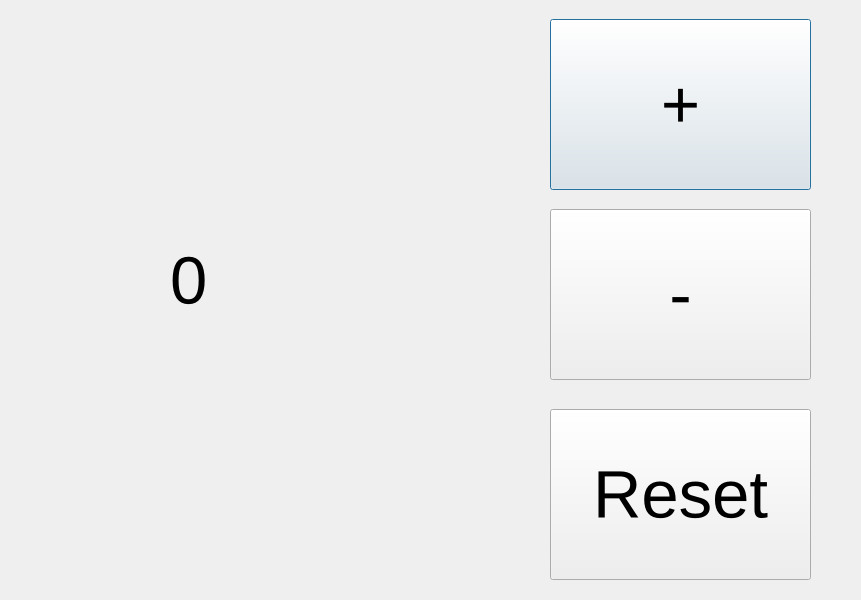
<?xml version="1.0" encoding="UTF-8"?>
<ui version="4.0">
 <class>Dialog</class>
 <widget class="QDialog" name="Dialog">
  <property name="geometry">
   <rect>
    <x>0</x>
    <y>0</y>
    <width>861</width>
    <height>600</height>
   </rect>
  </property>
  <property name="windowTitle">
   <string>Dialog</string>
  </property>
  <widget class="QLabel" name="label">
   <property name="geometry">
    <rect>
     <x>170</x>
     <y>230</y>
     <width>221</width>
     <height>101</height>
    </rect>
   </property>
   <property name="font">
    <font>
     <pointsize>50</pointsize>
    </font>
   </property>
   <property name="text">
    <string>0</string>
   </property>
  </widget>
  <widget class="QWidget" name="widget" native="true">
   <property name="geometry">
    <rect>
     <x>490</x>
     <y>-1</y>
     <width>371</width>
     <height>601</height>
    </rect>
   </property>
   <widget class="QPushButton" name="inc_btn">
    <property name="geometry">
     <rect>
      <x>60</x>
      <y>20</y>
      <width>261</width>
      <height>171</height>
     </rect>
    </property>
    <property name="font">
     <font>
      <pointsize>50</pointsize>
     </font>
    </property>
    <property name="text">
     <string>+</string>
    </property>
   </widget>
   <widget class="QPushButton" name="dec_btn">
    <property name="geometry">
     <rect>
      <x>60</x>
      <y>210</y>
      <width>261</width>
      <height>171</height>
     </rect>
    </property>
    <property name="font">
     <font>
      <pointsize>50</pointsize>
     </font>
    </property>
    <property name="text">
     <string>-</string>
    </property>
   </widget>
   <widget class="QPushButton" name="reset">
    <property name="geometry">
     <rect>
      <x>60</x>
      <y>410</y>
      <width>261</width>
      <height>171</height>
     </rect>
    </property>
    <property name="font">
     <font>
      <pointsize>50</pointsize>
     </font>
    </property>
    <property name="text">
     <string>Reset</string>
    </property>
   </widget>
  </widget>
 </widget>
 <resources/>
 <connections/>
</ui>
